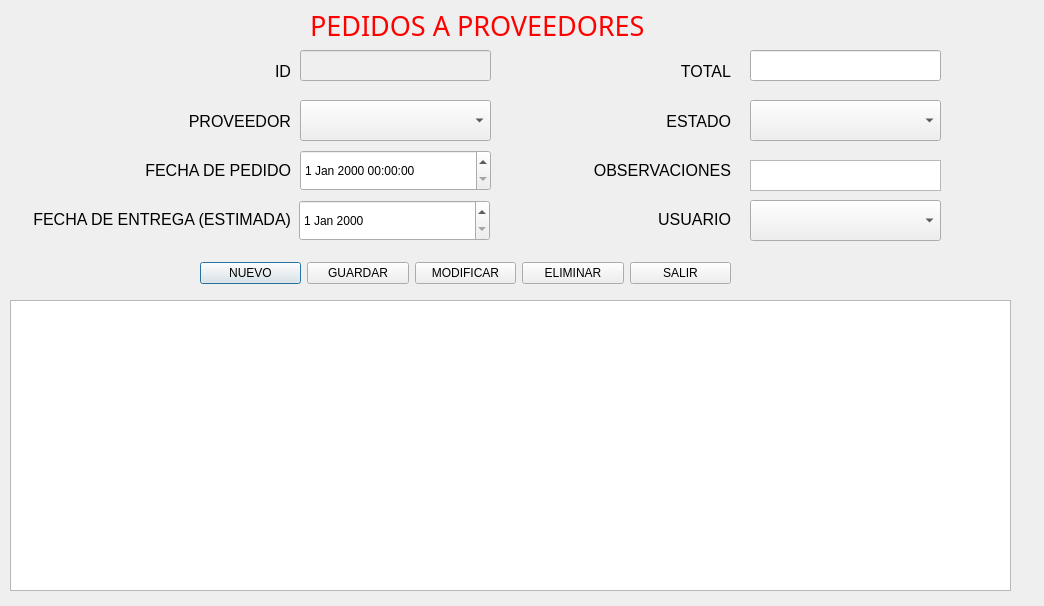
<?xml version="1.0" encoding="UTF-8"?>
<ui version="4.0">
 <class>Pedidosproveedores</class>
 <widget class="QDialog" name="Pedidosproveedores">
  <property name="geometry">
   <rect>
    <x>0</x>
    <y>0</y>
    <width>1044</width>
    <height>606</height>
   </rect>
  </property>
  <property name="windowTitle">
   <string>Pedidos a Proveedores</string>
  </property>
  <widget class="QWidget" name="layoutWidget">
   <property name="geometry">
    <rect>
     <x>10</x>
     <y>50</y>
     <width>281</width>
     <height>191</height>
    </rect>
   </property>
   <layout class="QVBoxLayout" name="_2">
    <item>
     <widget class="QLabel" name="labelID">
      <property name="font">
       <font>
        <family>Segoe UI</family>
        <pointsize>12</pointsize>
       </font>
      </property>
      <property name="text">
       <string>ID</string>
      </property>
      <property name="alignment">
       <set>Qt::AlignmentFlag::AlignRight|Qt::AlignmentFlag::AlignTrailing|Qt::AlignmentFlag::AlignVCenter</set>
      </property>
     </widget>
    </item>
    <item>
     <widget class="QLabel" name="labelProveedor">
      <property name="font">
       <font>
        <family>Segoe UI</family>
        <pointsize>12</pointsize>
       </font>
      </property>
      <property name="text">
       <string>PROVEEDOR</string>
      </property>
      <property name="alignment">
       <set>Qt::AlignmentFlag::AlignRight|Qt::AlignmentFlag::AlignTrailing|Qt::AlignmentFlag::AlignVCenter</set>
      </property>
     </widget>
    </item>
    <item>
     <widget class="QLabel" name="labelFechaPedido">
      <property name="font">
       <font>
        <pointsize>12</pointsize>
       </font>
      </property>
      <property name="text">
       <string>FECHA DE PEDIDO</string>
      </property>
      <property name="alignment">
       <set>Qt::AlignmentFlag::AlignRight|Qt::AlignmentFlag::AlignTrailing|Qt::AlignmentFlag::AlignVCenter</set>
      </property>
     </widget>
    </item>
    <item>
     <widget class="QLabel" name="labelFechaEntregaEstimada">
      <property name="font">
       <font>
        <pointsize>12</pointsize>
       </font>
      </property>
      <property name="text">
       <string>FECHA DE ENTREGA (ESTIMADA)</string>
      </property>
      <property name="alignment">
       <set>Qt::AlignmentFlag::AlignRight|Qt::AlignmentFlag::AlignTrailing|Qt::AlignmentFlag::AlignVCenter</set>
      </property>
     </widget>
    </item>
   </layout>
  </widget>
  <widget class="QPlainTextEdit" name="txtObservaciones">
   <property name="geometry">
    <rect>
     <x>750</x>
     <y>160</y>
     <width>191</width>
     <height>31</height>
    </rect>
   </property>
  </widget>
  <widget class="QDateEdit" name="deFechaEntregaEstimada">
   <property name="geometry">
    <rect>
     <x>299</x>
     <y>200</y>
     <width>191</width>
     <height>41</height>
    </rect>
   </property>
  </widget>
  <widget class="QComboBox" name="cbProveedor">
   <property name="geometry">
    <rect>
     <x>300</x>
     <y>100</y>
     <width>191</width>
     <height>41</height>
    </rect>
   </property>
  </widget>
  <widget class="QWidget" name="layoutWidget_3">
   <property name="geometry">
    <rect>
     <x>550</x>
     <y>50</y>
     <width>181</width>
     <height>191</height>
    </rect>
   </property>
   <layout class="QVBoxLayout" name="_3">
    <item>
     <widget class="QLabel" name="labelTotal">
      <property name="font">
       <font>
        <pointsize>12</pointsize>
       </font>
      </property>
      <property name="text">
       <string>TOTAL</string>
      </property>
      <property name="alignment">
       <set>Qt::AlignmentFlag::AlignRight|Qt::AlignmentFlag::AlignTrailing|Qt::AlignmentFlag::AlignVCenter</set>
      </property>
     </widget>
    </item>
    <item>
     <widget class="QLabel" name="labelEstado">
      <property name="font">
       <font>
        <family>Segoe UI</family>
        <pointsize>12</pointsize>
       </font>
      </property>
      <property name="text">
       <string>ESTADO</string>
      </property>
      <property name="alignment">
       <set>Qt::AlignmentFlag::AlignRight|Qt::AlignmentFlag::AlignTrailing|Qt::AlignmentFlag::AlignVCenter</set>
      </property>
     </widget>
    </item>
    <item>
     <widget class="QLabel" name="labelObservaciones">
      <property name="font">
       <font>
        <family>Segoe UI</family>
        <pointsize>12</pointsize>
       </font>
      </property>
      <property name="text">
       <string>OBSERVACIONES</string>
      </property>
      <property name="alignment">
       <set>Qt::AlignmentFlag::AlignRight|Qt::AlignmentFlag::AlignTrailing|Qt::AlignmentFlag::AlignVCenter</set>
      </property>
     </widget>
    </item>
    <item>
     <widget class="QLabel" name="labelUsuario">
      <property name="font">
       <font>
        <family>Segoe UI</family>
        <pointsize>12</pointsize>
       </font>
      </property>
      <property name="text">
       <string>USUARIO</string>
      </property>
      <property name="alignment">
       <set>Qt::AlignmentFlag::AlignRight|Qt::AlignmentFlag::AlignTrailing|Qt::AlignmentFlag::AlignVCenter</set>
      </property>
     </widget>
    </item>
   </layout>
  </widget>
  <widget class="QLabel" name="label">
   <property name="geometry">
    <rect>
     <x>310</x>
     <y>10</y>
     <width>361</width>
     <height>31</height>
    </rect>
   </property>
   <property name="font">
    <font>
     <family>MV Boli</family>
     <pointsize>20</pointsize>
     <underline>false</underline>
    </font>
   </property>
   <property name="styleSheet">
    <string notr="true">color: rgb(255, 0, 0);</string>
   </property>
   <property name="text">
    <string>PEDIDOS A PROVEEDORES</string>
   </property>
   <property name="textFormat">
    <enum>Qt::TextFormat::AutoText</enum>
   </property>
  </widget>
  <widget class="QComboBox" name="cbEstado">
   <property name="geometry">
    <rect>
     <x>750</x>
     <y>100</y>
     <width>191</width>
     <height>41</height>
    </rect>
   </property>
  </widget>
  <widget class="QDateTimeEdit" name="dtFechaPedido">
   <property name="geometry">
    <rect>
     <x>300</x>
     <y>150</y>
     <width>191</width>
     <height>41</height>
    </rect>
   </property>
  </widget>
  <widget class="QLineEdit" name="txtTotal">
   <property name="geometry">
    <rect>
     <x>750</x>
     <y>50</y>
     <width>191</width>
     <height>31</height>
    </rect>
   </property>
  </widget>
  <widget class="QComboBox" name="cbUsuario">
   <property name="geometry">
    <rect>
     <x>750</x>
     <y>200</y>
     <width>191</width>
     <height>41</height>
    </rect>
   </property>
  </widget>
  <widget class="QTableView" name="tablaPedidosProveedores">
   <property name="geometry">
    <rect>
     <x>10</x>
     <y>300</y>
     <width>1001</width>
     <height>291</height>
    </rect>
   </property>
  </widget>
  <widget class="QLineEdit" name="txtID">
   <property name="enabled">
    <bool>false</bool>
   </property>
   <property name="geometry">
    <rect>
     <x>300</x>
     <y>50</y>
     <width>191</width>
     <height>31</height>
    </rect>
   </property>
  </widget>
  <widget class="QWidget" name="layoutWidget_2">
   <property name="geometry">
    <rect>
     <x>200</x>
     <y>260</y>
     <width>531</width>
     <height>26</height>
    </rect>
   </property>
   <layout class="QHBoxLayout" name="horizontalLayout">
    <item>
     <widget class="QPushButton" name="btnNuevo">
      <property name="text">
       <string>NUEVO</string>
      </property>
      <property name="icon">
       <iconset theme="QIcon::ThemeIcon::FolderNew"/>
      </property>
     </widget>
    </item>
    <item>
     <widget class="QPushButton" name="btnGuardar">
      <property name="text">
       <string>GUARDAR</string>
      </property>
      <property name="icon">
       <iconset theme="QIcon::ThemeIcon::DocumentSave"/>
      </property>
     </widget>
    </item>
    <item>
     <widget class="QPushButton" name="btnModificar">
      <property name="text">
       <string>MODIFICAR</string>
      </property>
      <property name="icon">
       <iconset theme="QIcon::ThemeIcon::MailMessageNew"/>
      </property>
     </widget>
    </item>
    <item>
     <widget class="QPushButton" name="btnEliminar">
      <property name="text">
       <string>ELIMINAR</string>
      </property>
      <property name="icon">
       <iconset theme="QIcon::ThemeIcon::ApplicationExit"/>
      </property>
     </widget>
    </item>
    <item>
     <widget class="QPushButton" name="btnSalir">
      <property name="text">
       <string>SALIR</string>
      </property>
      <property name="icon">
       <iconset theme="QIcon::ThemeIcon::SystemLogOut"/>
      </property>
     </widget>
    </item>
   </layout>
  </widget>
 </widget>
 <resources/>
 <connections/>
</ui>
